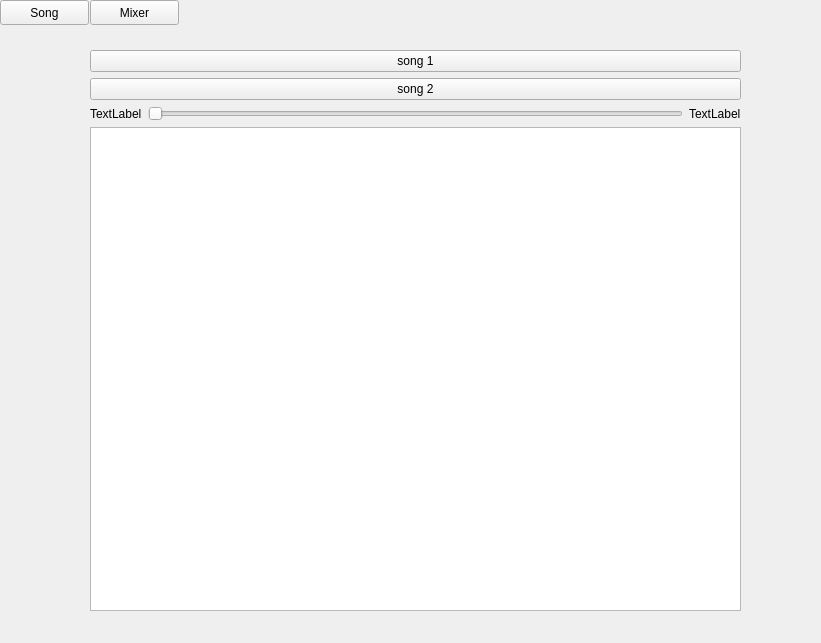
<?xml version="1.0" encoding="UTF-8"?>
<ui version="4.0">
 <class>Form</class>
 <widget class="QWidget" name="Form">
  <property name="geometry">
   <rect>
    <x>0</x>
    <y>0</y>
    <width>821</width>
    <height>643</height>
   </rect>
  </property>
  <property name="windowTitle">
   <string>Form</string>
  </property>
  <widget class="QPushButton" name="Song">
   <property name="geometry">
    <rect>
     <x>0</x>
     <y>0</y>
     <width>89</width>
     <height>25</height>
    </rect>
   </property>
   <property name="text">
    <string>Song</string>
   </property>
  </widget>
  <widget class="QPushButton" name="Mixer">
   <property name="geometry">
    <rect>
     <x>90</x>
     <y>0</y>
     <width>89</width>
     <height>25</height>
    </rect>
   </property>
   <property name="text">
    <string>Mixer</string>
   </property>
  </widget>
  <widget class="QWidget" name="">
   <property name="geometry">
    <rect>
     <x>90</x>
     <y>50</y>
     <width>651</width>
     <height>561</height>
    </rect>
   </property>
   <layout class="QVBoxLayout" name="verticalLayout">
    <item>
     <widget class="QPushButton" name="Song_1">
      <property name="text">
       <string>song 1</string>
      </property>
     </widget>
    </item>
    <item>
     <widget class="QPushButton" name="Song_2">
      <property name="text">
       <string>song 2</string>
      </property>
     </widget>
    </item>
    <item>
     <layout class="QHBoxLayout" name="horizontalLayout">
      <item>
       <widget class="QLabel" name="label">
        <property name="text">
         <string>TextLabel</string>
        </property>
       </widget>
      </item>
      <item>
       <widget class="QSlider" name="horizontalSlider">
        <property name="maximum">
         <number>100</number>
        </property>
        <property name="orientation">
         <enum>Qt::Horizontal</enum>
        </property>
       </widget>
      </item>
      <item>
       <widget class="QLabel" name="label_2">
        <property name="text">
         <string>TextLabel</string>
        </property>
       </widget>
      </item>
     </layout>
    </item>
    <item>
     <widget class="QTableWidget" name="tableWidget"/>
    </item>
   </layout>
  </widget>
 </widget>
 <resources/>
 <connections/>
</ui>
